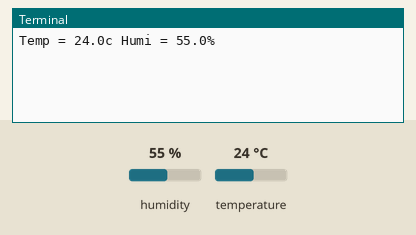
Simulated run of this program. Board: Raspberry Pi (BCM pin numbers). Shown: the last lines printed to the terminal. The inputs (shaded band) are chosen by the test bench; at power-on: humidity 55 %, temperature 24 °C.

Above: at 1.2 s.
1.3 s: humidity set to 22 %
At 3.0 s:
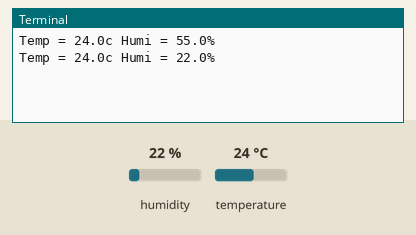
3.4 s: temperature set to 12 °C
At 4.8 s:
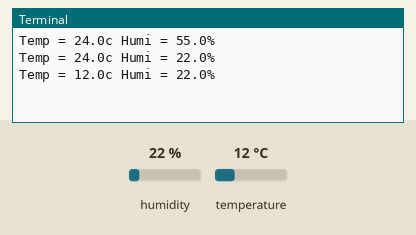
5.5 s: humidity set to 40 %
At 7.9 s:
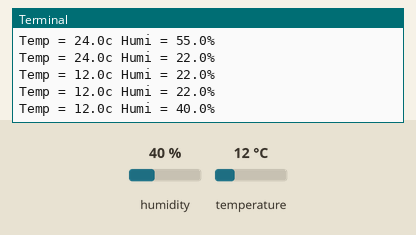
Timing chart, 0 to 9.4 s (numbered marks = the images above; inputs shaded):
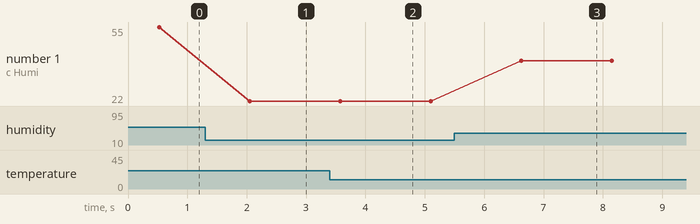

The program:

dht11_base_test.py
```python
#DHT 센서 작동 테스트

import Adafruit_DHT as dht
import time

sensor = dht.DHT11
pin =4

try:
    while True:
        h,t = dht.read_retry(sensor,pin)
        if h is not None and t is not None:
            print('Temp = {0:0.1f}c Humi = {1:0.1f}%'.format(t,h))
        else:
            print('Read error')
        time.sleep(1)

except KeyboardInterrupt:
    print('Terminated by Keyboard')
finally:
    print('End of program')
```

Measured:
- after the input at 1.3 s, the terminal: prints a new line after 0.75 s (image 1)
- after the input at 3.4 s, the terminal: prints a new line after 0.18 s (image 2)
- after the input at 5.5 s, the terminal: prints a new line after 1.1 s (image 3)
- plotted number 1: 55 → 22 after the input at 1.3 s, 22 → 40 after the input at 5.5 s
